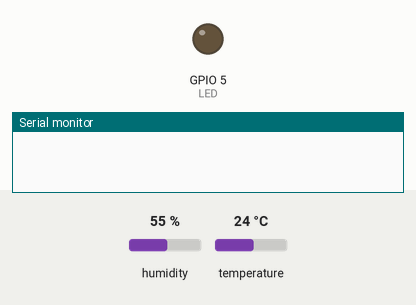
Recording of a sketch running on a simulated ESP32. On the bench: output pins drawn as LEDs (lit = HIGH), the last lines printed to the serial monitor. Inputs (shaded band) come from the test bench; at power-on: humidity 55 %, temperature 24 °C.

Above: at 5.0 s.
At 10.06 s:
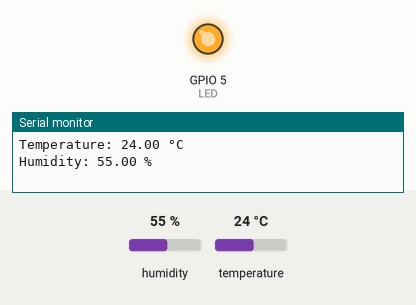
Timing chart, 0 to 13.0 s (numbered marks = the images above):
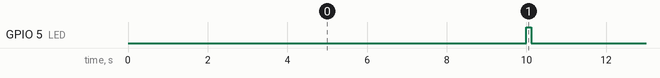

Measured:
- by itself, GPIO 5 (LED): alternates HIGH for 0.12 s and LOW for 9.9 s

The sketch:

4.DHT11_Timer.ino
```cpp
#include "DHT.h"
#define INTERVAL_MS 10 * 1000 // in milliseconds
#define DHT11PIN 4
#define LED 5
#define INTERVAL_MS 10 * 1000
DHT dht(DHT11PIN, DHT11);
volatile bool readDHT = false; // Flag to trigger DHT reading in loop
hw_timer_t *My_timer = NULL;
void IRAM_ATTR onTimer(){
  readDHT=true;
}
void setup() {
  My_timer = timerBegin(0, 80,  true); // counter 0, prescalar = 80, count UP=true
  timerAttachInterrupt(My_timer, &onTimer,true); // Attach timer interrupt with service routine
  timerAlarmWrite(My_timer, INTERVAL_MS*1000, true);// set the timer interval
  timerAlarmEnable(My_timer);
  Serial.begin(9600);  /* Start the DHT11 Sensor */
  dht.begin();
  pinMode(LED, OUTPUT);
  digitalWrite(LED,0);
}
void loop() {
  // LED will blink independent of the code here
if(readDHT) {
  readDHT=false;
  digitalWrite(LED,1);
  float humi = dht.readHumidity();
  float temp = dht.readTemperature();
  Serial.println("Temperature: "+ String(temp) + " °C");
  Serial.println("Humidity: " + String(humi) + " % ");
  delay(100);
  digitalWrite(LED,0);
}

}
```
